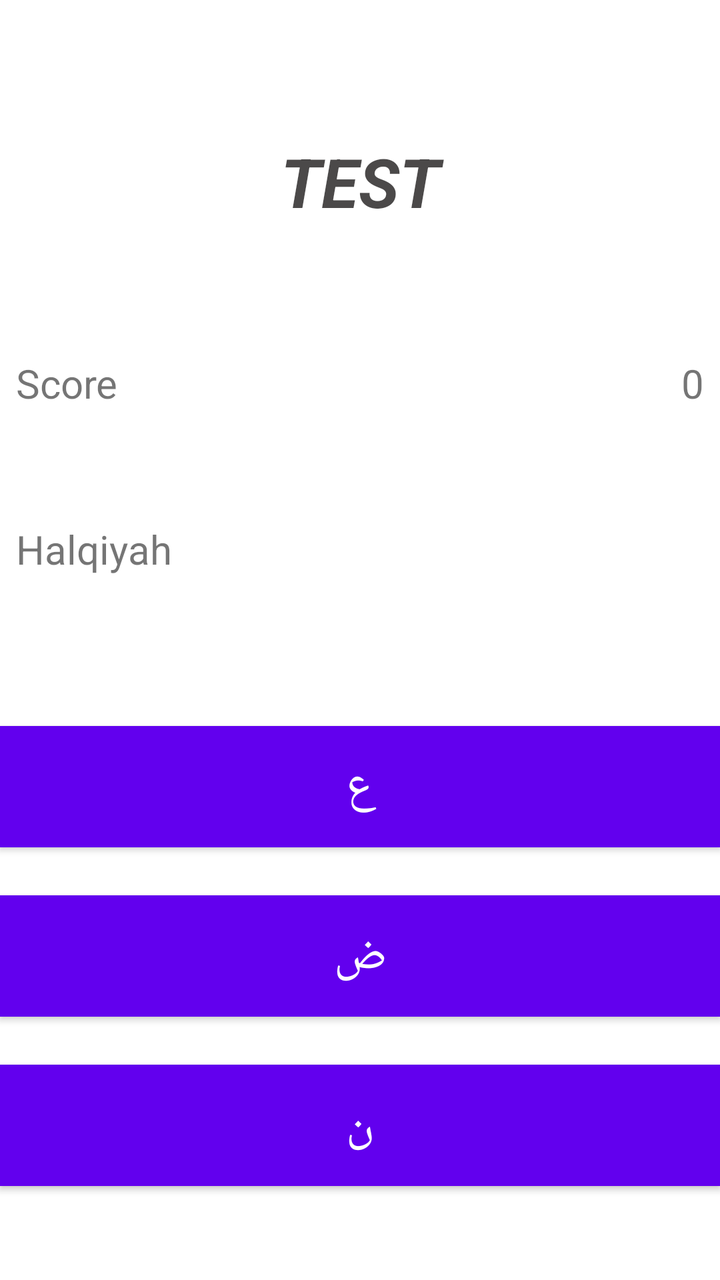
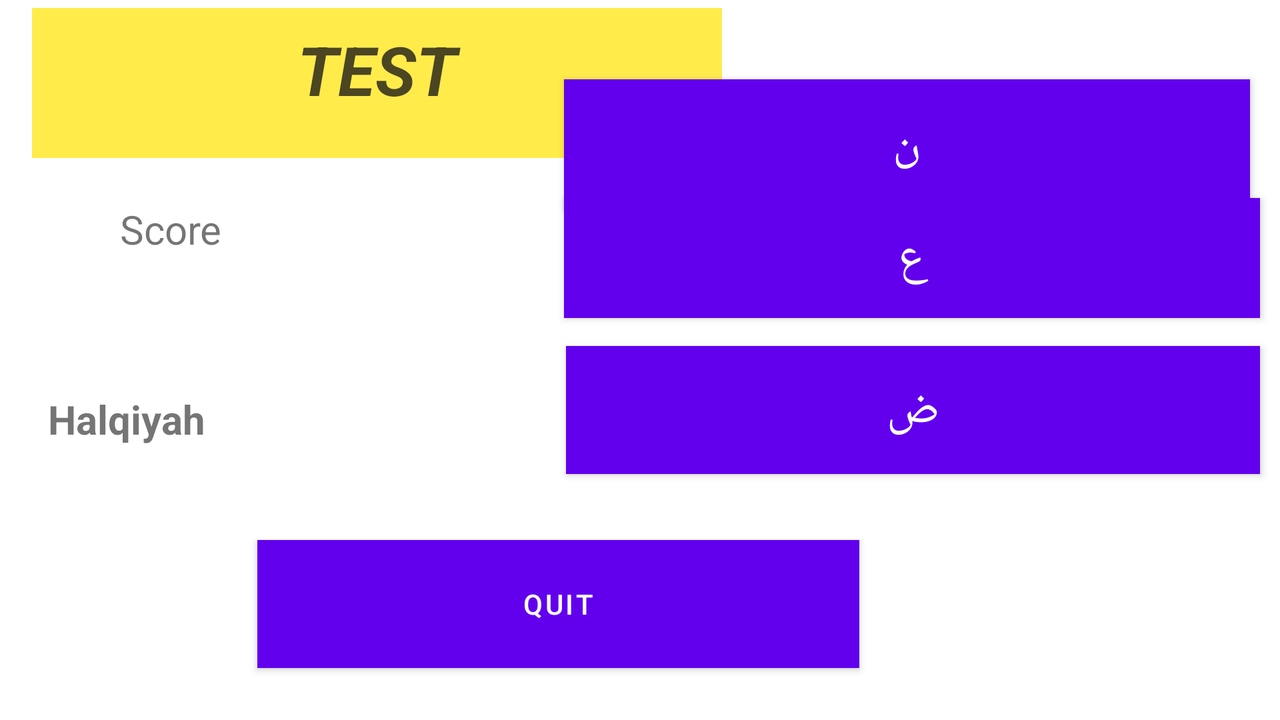

An Android layout and its configuration variant, each rendered on a device that would load it. The default file and the variant file are quoted in full after the pictures.
<!-- AndroidManifest.xml: application theme Theme.Makharijapp -->
<!-- res/layout/activity_test_page.xml -->
<?xml version="1.0" encoding="utf-8"?>
<LinearLayout xmlns:android="http://schemas.android.com/apk/res/android"
    xmlns:app="http://schemas.android.com/apk/res-auto"
    xmlns:tools="http://schemas.android.com/tools"
    android:layout_width="match_parent"
    android:layout_height="match_parent"
    android:background="#0003E0F4"
    android:orientation="vertical"
    tools:context=".test_page">
    <TextView
        android:id="@+id/qu"
        android:layout_width="match_parent"
        android:layout_height="40dp"
        android:layout_marginBottom="20dp"
        android:padding="8dp"
          />

    <TextView
        android:id="@+id/txt"
        android:layout_width="match_parent"
        android:layout_height="70dp"
        android:layout_marginBottom="40dp"
        android:padding="8dp"
        android:text="TEST"
        android:textAlignment="center"
        android:textColor="#C8191717"
        android:textSize="34sp"
        android:textStyle="bold|italic" />
    <RelativeLayout
        android:layout_width="match_parent"
        android:layout_height="wrap_content"
        android:layout_marginBottom="40dp"
        android:padding="8dp">

        <TextView
            android:id="@+id/score_text"
            android:layout_width="wrap_content"
            android:layout_height="wrap_content"
            android:layout_alignParentLeft="true"
            android:text="Score"
            android:textSize="20sp" />

        <TextView
            android:id="@+id/score"
            android:layout_width="wrap_content"
            android:layout_height="wrap_content"
            android:layout_alignParentRight="true"
            android:text="0"
            android:textSize="20sp" />

    </RelativeLayout>

    <TextView
        android:id="@+id/question"
        android:layout_width="match_parent"
        android:layout_height="70dp"
        android:layout_marginBottom="40dp"
        android:padding="8dp"
        android:text="Halqiyah"
        android:textSize="20sp" />


    <Button
        android:id="@+id/choice1"
        android:layout_width="match_parent"
        android:layout_height="wrap_content"
        android:layout_marginBottom="24dp"
        android:background="#0091EA"
        android:padding="8dp"
        android:text="ع"
        android:textColor="#fff"
        android:textSize="24sp" />

    <Button
        android:id="@+id/choice2"
        android:layout_width="match_parent"
        android:layout_height="wrap_content"
        android:layout_marginBottom="24dp"
        android:background="#0091EA"
        android:padding="8dp"
        android:text="ض"
        android:textColor="#fff"
        android:textSize="24sp"/>

    <Button
        android:id="@+id/choice3"
        android:layout_width="match_parent"
        android:layout_height="wrap_content"
        android:layout_marginBottom="24dp"
        android:background="#0091EA"
        android:padding="8dp"
        android:text="ن"
        android:textColor="#fff"
        android:textSize="24sp" />

    <Button
        android:id="@+id/quit"
        android:layout_width="match_parent"
        android:layout_height="wrap_content"
        android:layout_marginBottom="24dp"
        android:background="#B71C1C"
        android:backgroundTint="#650A0A"
        android:padding="8dp"
        android:text="quit"
        android:textColor="#fff" />

</LinearLayout>
<!-- resources referenced by this layout -->
<resources>
  <style name="Theme.Makharijapp" parent="Theme.MaterialComponents.DayNight.DarkActionBar">
          
          <item name="colorPrimary">@color/purple_500</item>
          <item name="colorPrimaryVariant">@color/purple_700</item>
          <item name="colorOnPrimary">@color/white</item>
          
          <item name="colorSecondary">@color/teal_200</item>
          <item name="colorSecondaryVariant">@color/teal_700</item>
          <item name="colorOnSecondary">@color/black</item>
          
          <item name="android:statusBarColor" tools:targetApi="l">?attr/colorPrimaryVariant</item>
          
      </style>
</resources>
<!-- res/layout-land/activity_test_page.xml (the repository's variant of the layout above) -->
<!-- drawn on the phone turned sideways -->
<?xml version="1.0" encoding="utf-8"?>
<androidx.constraintlayout.widget.ConstraintLayout xmlns:android="http://schemas.android.com/apk/res/android"
    xmlns:app="http://schemas.android.com/apk/res-auto"
    xmlns:tools="http://schemas.android.com/tools"
    android:layout_width="match_parent"
    android:layout_height="match_parent"
    android:background="#0003E0F4"
    android:backgroundTint="#FFFFFF"
    android:orientation="vertical"
    tools:context=".test_page">


    <TextView
        android:id="@+id/txt"
        android:layout_width="345dp"
        android:layout_height="75dp"
        android:layout_marginStart="16dp"
        android:layout_marginTop="4dp"
        android:background="#E9FFEB3B"
        android:padding="8dp"
        android:text="TEST"
        android:textAlignment="center"
        android:textColor="#C8191717"
        android:textSize="34sp"
        android:textStyle="bold|italic"
        app:layout_constraintStart_toStartOf="parent"
        app:layout_constraintTop_toTopOf="parent" />

    <RelativeLayout
        android:id="@+id/relativeLayout"
        android:layout_width="340dp"
        android:layout_height="75dp"
        android:layout_marginStart="16dp"
        android:layout_marginTop="14dp"
        android:padding="8dp"
        app:layout_constraintStart_toStartOf="parent"
        app:layout_constraintTop_toBottomOf="@+id/txt">

        <TextView
            android:id="@+id/score_text"
            android:layout_width="wrap_content"
            android:layout_height="wrap_content"
            android:layout_alignParentLeft="true"
            android:layout_marginLeft="36dp"
            android:text="Score"
            android:textSize="20sp" />

        <TextView
            android:id="@+id/score"
            android:layout_width="wrap_content"
            android:layout_height="wrap_content"
            android:layout_alignParentRight="true"
            android:layout_marginRight="38dp"
            android:text="0"
            android:textSize="20sp" />

    </RelativeLayout>

    <TextView
        android:id="@+id/question"
        android:layout_width="348dp"
        android:layout_height="75dp"
        android:layout_marginStart="16dp"
        android:layout_marginTop="20dp"
        android:padding="8dp"
        android:text="Halqiyah"
        android:textColorHint="#050505"
        android:textSize="20sp"
        android:textStyle="bold"
        app:layout_constraintStart_toStartOf="parent"
        app:layout_constraintTop_toBottomOf="@+id/relativeLayout" />

    <Button
        android:id="@+id/choice1"
        android:layout_width="348dp"
        android:layout_height="60dp"
        android:layout_marginEnd="10dp"
        android:layout_marginBottom="14dp"
        android:background="#0091EA"
        android:padding="8dp"
        android:text="ع"
        android:textColor="#fff"
        android:textSize="24sp"
        app:layout_constraintBottom_toTopOf="@+id/choice2"
        app:layout_constraintEnd_toEndOf="parent" />

    <Button
        android:id="@+id/choice2"
        android:layout_width="347dp"
        android:layout_height="64dp"
        android:layout_marginEnd="10dp"
        android:layout_marginBottom="33dp"
        android:background="#0091EA"
        android:padding="8dp"
        android:text="ض"
        android:textColor="#fff"
        android:textSize="24sp"
        app:layout_constraintBottom_toTopOf="@+id/quit"
        app:layout_constraintEnd_toEndOf="parent" />

    <Button
        android:id="@+id/choice3"
        android:layout_width="343dp"
        android:layout_height="65dp"
        android:layout_marginTop="65dp"
        android:layout_marginEnd="15dp"
        android:layout_marginBottom="20dp"
        android:background="#0091EA"
        android:padding="8dp"
        android:text="ن"
        android:textColor="#fff"
        android:textSize="24sp"
        app:layout_constraintBottom_toTopOf="@+id/choice1"
        app:layout_constraintEnd_toEndOf="parent"
        app:layout_constraintTop_toTopOf="parent" />

    <Button
        android:id="@+id/quit"
        android:layout_width="301dp"
        android:layout_height="64dp"
        android:layout_marginStart="174dp"
        android:layout_marginEnd="256dp"
        android:layout_marginBottom="26dp"
        android:background="#B71C1C"
        android:backgroundTint="#650A0A"
        android:padding="8dp"
        android:text="quit"
        android:textColor="#fff"
        app:layout_constraintBottom_toBottomOf="parent"
        app:layout_constraintEnd_toEndOf="parent"
        app:layout_constraintStart_toStartOf="parent" />

</androidx.constraintlayout.widget.ConstraintLayout>
